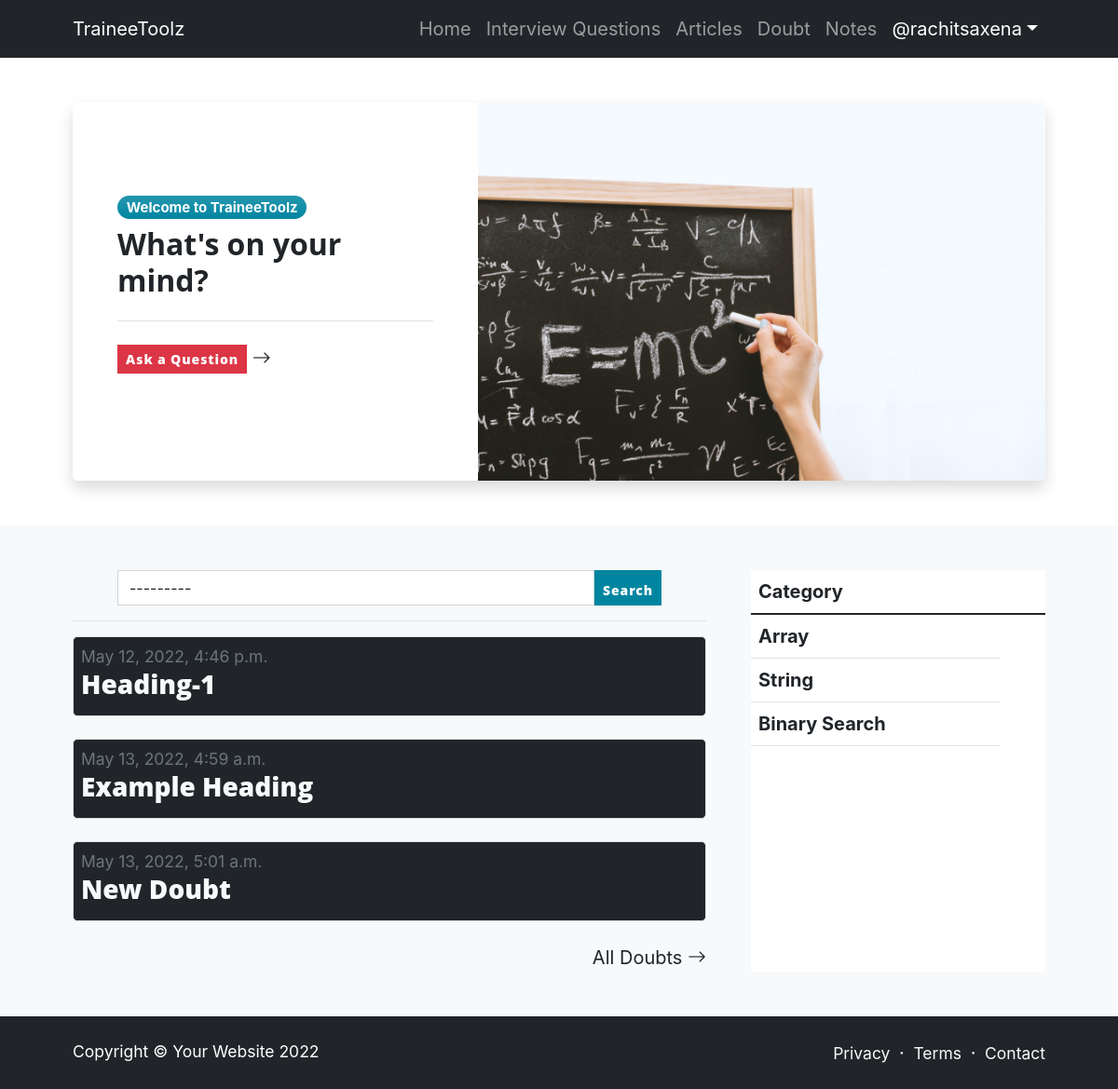
The app's page /doubt/ (signed in) with its own data.
### doubt/models.py (models this page shows)
class Doubt(models.Model):
    heading = models.CharField(max_length=200,blank=True,null=True)
    ques = models.TextField()
    meta = models.CharField(max_length=100, blank=True , null=True)
    user = models.ForeignKey(User , on_delete=models.CASCADE)
    image = models.ImageField(null=True , blank=True)
    date = models.DateTimeField(auto_now_add=True , null=True , blank=True)
    comments = models.ManyToManyField('Comment' , blank=True , related_name="comments")
    category = models.ForeignKey(Category , on_delete=models.CASCADE, null=True , blank=True )
    def __str__(self):
        return str(self.ques + ' ' + self.user.username)

### question/models.py (models this page shows)
class Category(models.Model):
    ICON_CHOICES = (
        ('Arr','Array'),
        ('DP', 'Dynamic Programing'),
        ('STR', 'String'),
        ('LL','Linked List'),
        ("S",'Stack')
    )
    name = models.CharField(max_length=100)
    img = models.ImageField(blank=True, null=True, upload_to='./media/category')
    icon = models.CharField(max_length=3, choices=ICON_CHOICES, blank=True , null=True)
    def __str__(self):
        return self.name

### doubt/views.py (the view)
# urls.py: path('', views.index, name='index'),
@login_required(login_url="loginPage")
def index(request):
    doubts = Doubt.objects.all()
    queryset = DoubtFilter(request.GET, queryset=doubts)
    doubts = queryset.qs
    category = Category.objects.all()
    l1 = []
    for i in range(len(doubts)):
        if i == 3:
            break
        else:
            l1.append(doubts[i])
    print(l1)
    params = {
        'doubts':doubts,
        'queryset':queryset,
        'category':category
    }
    print(doubts)
    return render(request ,'doubt/index.html', params)

### templates/doubt/index.html (shortened to what this page needs)
<!DOCTYPE html>
<html lang="en">
{% load widget_tweaks%}
    <head>
        <link href="https://cdn.jsdelivr.net/npm/bootstrap-icons@1.5.0/font/bootstrap-icons.css" rel="stylesheet" />
    </head> {% load static %}
    <body class="d-flex flex-column" >
        <main class="flex-shrink-0">
            <nav class="navbar navbar-expand-lg navbar-dark bg-dark">
                <div class="container px-5">
                    <a class="navbar-brand" href="{% url 'index' %}">TraineeToolz</a>
                    <div class="collapse navbar-collapse" id="navbarSupportedContent">
                        <ul class="navbar-nav ms-auto mb-2 mb-lg-0">
                            <li class="nav-item"><a class="nav-link" href="{% url 'index' %}">Home</a></li>
                            <li class="nav-item"><a class="nav-link" href="{% url 'questionIndex' %}">Interview Questions</a></li>
                            <li class="nav-item"><a class="nav-link" href="{% url 'articles' %}">Articles</a></li>
                            <li class="nav-item"><a class="nav-link" href="{% url 'doubtIndex' %}">Doubt</a></li>
                            <li class="nav-item"><a class="nav-link" href="{% url 'notesMainPage' %}">Notes</a></li>
                            <li class="nav-item dropdown">
                                <a class="nav-link dropdown-toggle text-white" id="navbarDropdownPortfolio" href="#" role="button" data-bs-toggle="dropdown" aria-expanded="false">@{{user.username}}</a>
                            </li>
                        </ul>
                    </div>
                </div>
            </nav>
            <section class="py-5">
                <div class="container px-5">
                    <div class="card border-0  shadow rounded-3 overflow-hidden">
                        <div class="card-body p-0">
                            <div class="row gx-0">
                                <div class="col-lg-6 col-xl-5 py-lg-5">
                                    <div class="p-4 p-md-5">
                                        <div class="badge bg-primary bg-gradient rounded-pill mb-2">Welcome to TraineeToolz</div>
                                        <div class="h2 fw-bolder">What's on your mind?</div>
                                        <hr class="my-4">
                                        <a class="stretched-link text-decoration-none " href="{% url 'newDoubt' %}">
                                            <a href="{% url 'newDoubt' %}" class="btn btn-sm btn-danger">Ask a Question</a>
                                            <i class="bi bi-arrow-right"></i>
                                        </a>
                                    </div>
                                </div>
                                <div class="col-lg-6  col-xl-7"><div class="bg-featured-blog" ><img src="{% static 'e=mc.jpg'%}" style="max-width:100%; "/></div></div>
                            </div>
                        </div>
                    </div>
                </div>
            </section>
            <section class="py-5 bg-light">
                <div class="container px-5">
                    <div class="row gx-5">
                        <div class="col-xl-8">
                            <form method="GET" action="{% url 'doubtIndex' %}">
                                <div class=" px-5 d-flex">
                                        {% render_field queryset.form.category  class="form-control" placeholder="Filter for topic" %}
                                        <button class="btn btn-sm btn-primary pt-2" type="submit">Search</button>
                                </div>
                            </form>
                            <hr class="my-3">
                            {% for i in doubts%}
                            <a href="{% url 'doubt' i.id%}">
                                <div class="mb-4 border p-2 bg-dark text-light" style="border-radius:5px;">
                                    <div class="small text-muted">{{i.date}}</div>
                                    <a class="text-light" href="{% url 'doubt' i.id%}"><h3>{{i.heading}}</h3></a>
                                </div>
                            </a>
                            {% endfor %}
                            <div class="text-end mb-5 mb-xl-0">
                                <a class="text-decoration-none" href="{% url 'allDoubts'%}">
                                    All Doubts
                                    <i class="bi bi-arrow-right"></i>
                                </a>
                            </div>
                        </div>
                        <div class="col-xl-4">
                            <div class="card border-0 h-100">
                                <table class="table table-hover">
                                  <thead>
                                    <tr>
                                      <th scope="col">Category</th>
                                      <th scope="col"></th>
                                      <th scope="col"></th>
                                      <th scope="col"></th>
                                    </tr>
                                  </thead>
                                  <tbody>
                                  {% for i in category%}
                                    <tr>
                                      <th style="width:100%;" scope="row">{{i}}</th>
                                    </tr>
                                  {% endfor %}
                                  </tbody>
                                </table>
                            </div>
                        </div>
                    </div>
                </div>
            </section>
        </main>
        <footer class="bg-dark py-4 mt-auto">
            <div class="container px-5">
                <div class="row align-items-center justify-content-between flex-column flex-sm-row">
                    <div class="col-auto"><div class="small m-0 text-white">Copyright &copy; Your Website 2022</div></div>
                    <div class="col-auto">
                        <a class="link-light small" href="#!">Privacy</a>
                        <span class="text-white mx-1">&middot;</span>
                        <a class="link-light small" href="#!">Terms</a>
                        <span class="text-white mx-1">&middot;</span>
                        <a class="link-light small" href="#!">Contact</a>
                    </div>
                </div>
            </div>
        </footer>
    </body>
</html>

### records on screen
Doubt: date "May 12, 2022, 4:46 p.m.", heading "Heading-1"
Doubt: date "May 13, 2022, 4:59 a.m.", heading "Example Heading"
Doubt: date "May 13, 2022, 5:01 a.m.", heading "New Doubt"
Category: name "Array"
Category: name "String"
Category: name "Binary Search"

### other values on screen
{{ user.username }} "rachitsaxena"
